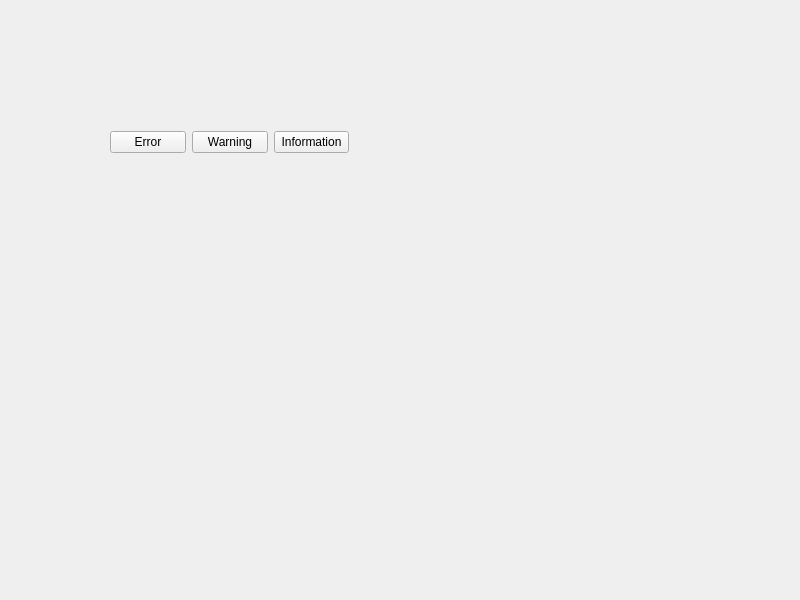
<?xml version="1.0" encoding="UTF-8"?>
<ui version="4.0">
 <class>lab6</class>
 <widget class="QWidget" name="lab6">
  <property name="geometry">
   <rect>
    <x>0</x>
    <y>0</y>
    <width>800</width>
    <height>600</height>
   </rect>
  </property>
  <property name="windowTitle">
   <string>lab6</string>
  </property>
  <widget class="QWidget" name="">
   <property name="geometry">
    <rect>
     <x>110</x>
     <y>130</y>
     <width>239</width>
     <height>25</height>
    </rect>
   </property>
   <layout class="QHBoxLayout" name="horizontalLayout">
    <item>
     <widget class="QPushButton" name="pushButton">
      <property name="text">
       <string>Error</string>
      </property>
     </widget>
    </item>
    <item>
     <widget class="QPushButton" name="pushButton_2">
      <property name="text">
       <string>Warning</string>
      </property>
     </widget>
    </item>
    <item>
     <widget class="QPushButton" name="pushButton_3">
      <property name="text">
       <string>Information</string>
      </property>
     </widget>
    </item>
   </layout>
  </widget>
 </widget>
 <resources/>
 <connections/>
</ui>
